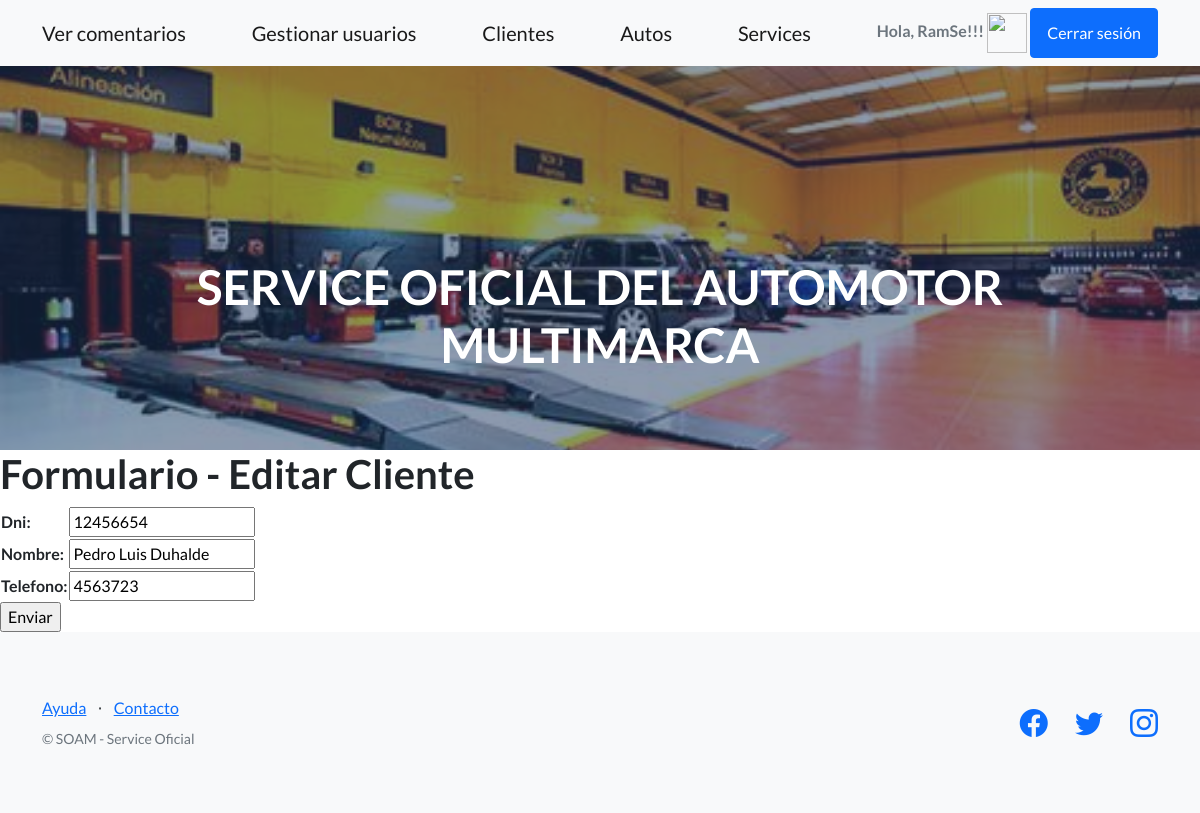
Page /FinalApp_RamSe/editarCliente/12456654 (signed in) on the committed database.
### FinalApp_RamSe/models.py (models this page shows, shortened)
class Cliente(models.Model):
    dni = models.CharField(max_length=8)
    nombre = models.CharField(max_length=50)
    telefono = models.CharField(max_length=11)

### FinalApp_RamSe/views.py (the view)
# urls.py: path('editarCliente/<dni>', editarCliente, name="EditarCliente"),
@login_required
def editarCliente(request, dni):
    cliente = Cliente.objects.get(dni = dni)
    if request.method == 'POST':
        miFormulario = ClienteFormulario(request.POST)
        print(miFormulario)
        if miFormulario.is_valid:
            informacion = miFormulario.cleaned_data
            cliente.dni = informacion['dni']
            cliente.nombre = informacion['nombre']
            cliente.telefono = informacion['telefono']
            cliente.save()
        return render(request, "FinalApp_RamSe/leerClientes.html")
    else:
        miFormulario = ClienteFormulario(initial={'dni': cliente.dni, 'nombre': cliente.nombre, 'telefono': cliente.telefono})
    return render(request,"FinalApp_RamSe/editarCliente.html",{"miFormulario":miFormulario,"dni":dni})

### FinalApp_RamSe/forms.py
class ClienteFormulario(forms.Form):
    dni = forms.CharField(max_length=8)
    nombre = forms.CharField(max_length=50)
    telefono = forms.CharField(max_length=11)

### FinalApp_RamSe/templates/FinalApp_RamSe/editarCliente.html (shortened to what this page needs)
{% extends "FinalApp_RamSe/padre.html" %}
{% load static %}
{% block contenidoQueCambia %}
    <h1>   Formulario - Editar Cliente</h1>
    <form action="" method="POST">
        <table>{{ miFormulario.as_table }}</table>
        <input type="submit", value="Enviar">
    </form>
    {% endblock %}

### FinalApp_RamSe/templates/FinalApp_RamSe/padre.html (shortened to what this page needs)
<!DOCTYPE html>
<html lang="es">
    <head>
        {% load static %}
        <link href="https://cdn.jsdelivr.net/npm/bootstrap-icons@1.5.0/font/bootstrap-icons.css" rel="stylesheet" type="text/css" />
        <link href="{%static 'FinalApp_RamSe/css/styles.css' %}" rel="stylesheet" />
    </head>
    <body>
        <nav class="navbar navbar-light bg-light static-top">
            <div class="container">
                {% if request.user.is_authenticated %}
                <a class="navbar-brand" href="{%url 'Pages' %}">Ver comentarios</a>
                <a class="navbar-brand" href="../admin" target="_blank">Gestionar usuarios</a>
                <a class="navbar-brand" href="{%url 'LeerClientes' %}">Clientes</a>
                <a class="navbar-brand" href="{%url 'LeerAutos' %}">Autos</a>
                <a class="navbar-brand" href="{%url 'LeerServices' %}">Services</a>
                <p class="text-muted medium mb-4 mb-lg-0"><b>Hola, {{user.username}}!!!</b>
                <img src="{{avatar}}" width="40px" height="40px" >
                <a class="btn btn-primary" href="{%url 'Logout' %}">Cerrar sesión</a></p>
                {% endif %}
            </div>
        </nav>
        <header class="masthead">
            <div class="container position-relative">
                <div class="row justify-content-center">
                    <div class="col-l-6">
                        <div class="text-center text-white">
                            <h1 class="mb-5" >SERVICE OFICIAL DEL AUTOMOTOR MULTIMARCA</h1>
                        </div>
                    </div>
                </div>
            </div>
        </header>
        {% block contenidoQueCambia %}
        {% endblock %}
        <footer class="footer bg-light">
            <div class="container">
                <div class="row">
                    <div class="col-lg-6 h-100 text-center text-lg-start my-auto">
                        <ul class="list-inline mb-2">
                            <li class="list-inline-item"><a href="#!">Ayuda</a></li>
                            <li class="list-inline-item">⋅</li>
                            <li class="list-inline-item"><a href="#!">Contacto</a></li>
                        </ul>
                        <p class="text-muted small mb-4 mb-lg-0">&copy; SOAM - Service Oficial</p>
                    </div>
                    <div class="col-lg-6 h-100 text-center text-lg-end my-auto">
                        <ul class="list-inline mb-0">
                            <li class="list-inline-item me-4">
                                <a href="#!"><i class="bi-facebook fs-3"></i></a>
                            </li>
                            <li class="list-inline-item me-4">
                                <a href="#!"><i class="bi-twitter fs-3"></i></a>
                            </li>
                            <li class="list-inline-item">
                                <a href="#!"><i class="bi-instagram fs-3"></i></a>
                            </li>
                        </ul>
                    </div>
                </div>
            </div>
        </footer>
    </body>
</html>

### rows in the picture
Cliente: dni "12456654", nombre "Pedro Luis Duhalde", telefono "4563723"

### other values in the picture
{{ user.username }} "RamSe"
